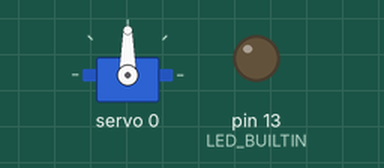
Recording of a sketch running on a simulated Arduino Uno, built with avr-gcc and run on an emulated ATmega328P. Parts: servo, output pins drawn as LEDs (lit = HIGH). What the sketch prints to the serial monitor is not drawn.

Above: at 1.05 s.
Timing chart, 0 to 4.0 s (numbered marks = the images above):
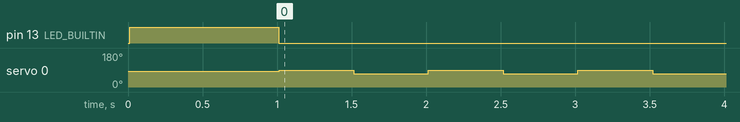

Measured:
- by itself, servo 0: alternates 90° for 0.50 s and 71° for 0.50 s

The sketch:

test_init_esc.ino
```cpp
/////////////////////////////////////////////////
// Demonstration of the ESC initialization using
// PCA9685.
// Arduino is connected to PCA9685 with I2C
// PCA9685 is connected to ESC using 3 pin connector.
// Depending on the moment you switch on the
// ESC you have different speed and direction.
//
// https://serge-m.github.io/  2020
/////////////////////////////////////////////////


#include <Adafruit_PWMServoDriver.h>


// using the default address 0x40
Adafruit_PWMServoDriver pwm = Adafruit_PWMServoDriver();

// Analog servos run at ~60 Hz updates
int frequency_ = 60;


void setup() {
  Serial.begin(57600);
  Serial.println("Starting servo test");

  pwm.begin();
  pwm.setPWMFreq(frequency_);


  pinMode(LED_BUILTIN, OUTPUT);
  delay(10);


  digitalWrite(LED_BUILTIN, HIGH);
  Serial.println("Initialization of ESC");
  set_and_delay(0, 1400, 1000);
  digitalWrite(LED_BUILTIN, LOW);
}

int pulseWidth(int pulse_width) // width between 0 and 4096
{
  return (int)(float(pulse_width) / 1000000 * frequency_ * 4096);
}

void set_and_delay(int servonum, int pulse_width, int delay_time) {
  Serial.print("Running on servo ");
  Serial.print(servonum);
  Serial.print(" pulse ");
  Serial.println(pulse_width);

  pwm.setPWM(servonum, 0, pulseWidth(pulse_width));
  delay(delay_time);
}


void loop() {
  set_and_delay(0, 1480, 500);
  set_and_delay(0, 1280, 500);
}
```
